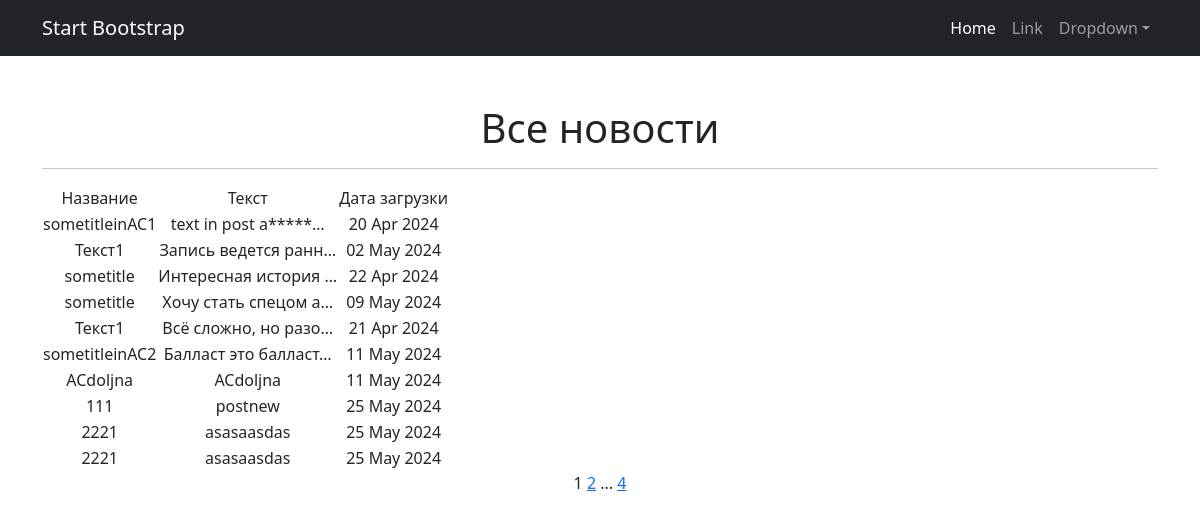
The page /news/ on the database as committed earlier.
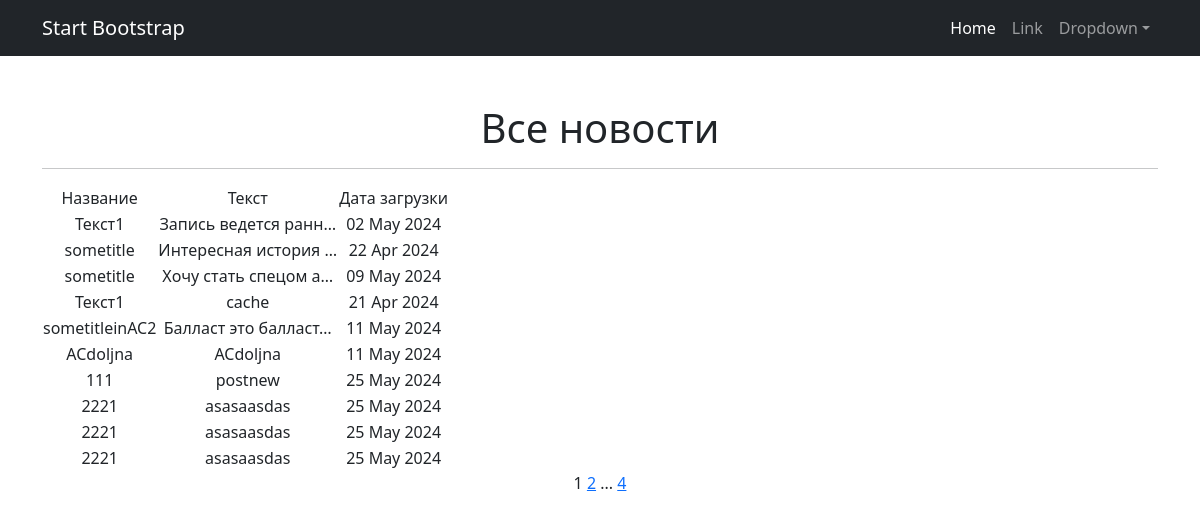
The same page on the database as committed later.
### news/models.py (models this page shows, shortened)
class Post(models.Model):
    autor = models.ForeignKey(Author, on_delete=models.CASCADE)
    news = 'NW'
    article = "AC"
    NamePost = [
        (news, 'новость'),
        (article, 'статья')
    ]
    namePost = models.CharField(max_length=2, choices=NamePost, default='NW')
    timeCreate = models.DateTimeField(auto_now_add=True)
    postCategory = models.ManyToManyField(Category, through="PostCategory")
    heading = models.CharField(max_length=128)
    textPost = models.TextField()
    rating = models.IntegerField(default=0)

### news/views.py (the view)
# urls.py: path('', cache_page(60)(NewsList.as_view()), name='post_list'),
class NewsList(ListView):
    model = Post
    ordering = 'namePost'
    template_name = "Posts.html"
    context_object_name = 'Posts'
    paginate_by = 10
    def get_queryset(self):
        queryset=super().get_queryset()
        self.filterset = PostFilter(self.request.GET, queryset)
        return self.filterset.qs
    def get_context_data(self, **kwargs):
        context = super().get_context_data(**kwargs)
        context['filterset'] = self.filterset
        return context

### news/templatetags/сustom_filters.py (called while the page is built)
@register.filter()
def censor(value):
    for word in censored_words:
        value = value.replace(word[1:], '*' * len(word))
    return value

### templates/Posts.html (shortened to what this page needs)
{% extends 'flatpages/default.html' %}
{% load сustom_filters %}
{% load custom_tags %}
{% block content %}
   <h1>Все новости</h1>
   <hr>
   {% if Posts %}
       <table>
           <tr>
               <td>Название</td>
               <td>Текст</td>
               <td>Дата загрузки</td>
           </tr>
           {% for Post in Posts %}
           <tr>
               <td>{{ Post.heading|censor }}</td>
               <td>{{ Post.textPost|censor|truncatechars:20  }}</td>
               <td>{{ Post.timeCreate|date:'d M Y' }}</td>
                <td>
                </td>
           </tr>
           {% endfor %}
       </table>
   {% else %}
       <h2>Новостей нет!</h2>!
   {% endif %}
    {{page_obj.number}}
   {% if page_obj.has_next %}
       <a href="?page={{ page_obj.next_page_number }}">{{ page_obj.next_page_number }}</a>
       {% if paginator.num_pages != page_obj.next_page_number %}
           ...
           <a href="?page={{ page_obj.paginator.num_pages }}">{{ page_obj.paginator.num_pages }}</a>
       {% endif %}
   {% endif %}
{% endblock content %}

### templates/flatpages/default.html (shortened to what this page needs)
<!DOCTYPE html>
<html lang="en">
    <head>
        {% load static%}
        <link href="{% static 'css/styles.css'%}" rel="stylesheet" />
    </head>
    <body>
        <nav class="navbar navbar-expand-lg navbar-dark bg-dark">
            <div class="container">
                <a class="navbar-brand" href="#">Start Bootstrap</a>
                <div class="collapse navbar-collapse" id="navbarSupportedContent">
                    <ul class="navbar-nav ms-auto mb-2 mb-lg-0">
                        <li class="nav-item"><a class="nav-link active" aria-current="page" href="#">Home</a></li>
                        <li class="nav-item"><a class="nav-link" href="#">Link</a></li>
                        <li class="nav-item dropdown">
                            <a class="nav-link dropdown-toggle" id="navbarDropdown" href="#" role="button" data-bs-toggle="dropdown" aria-expanded="false">Dropdown</a>
                        </li>
                    </ul>
                </div>
            </div>
        </nav>
        <div class="container">
            <div class="text-center mt-5">
                {% block content %}
                {% endblock content %}
            </div>
        </div>
    </body>
</html>

Rows that differ between the two databases and show on the page:
removed Post: heading|censor "sometitleinAC1", textPost|censor "text in post a*****…", timeCreate "20 Apr 2024"
changed Post: textPost|censor "Всё сложно, но разо…" → "cache"
now on this page (row unchanged): Post: heading|censor "2221", textPost|censor "asasaasdas", timeCreate "25 May 2024"
